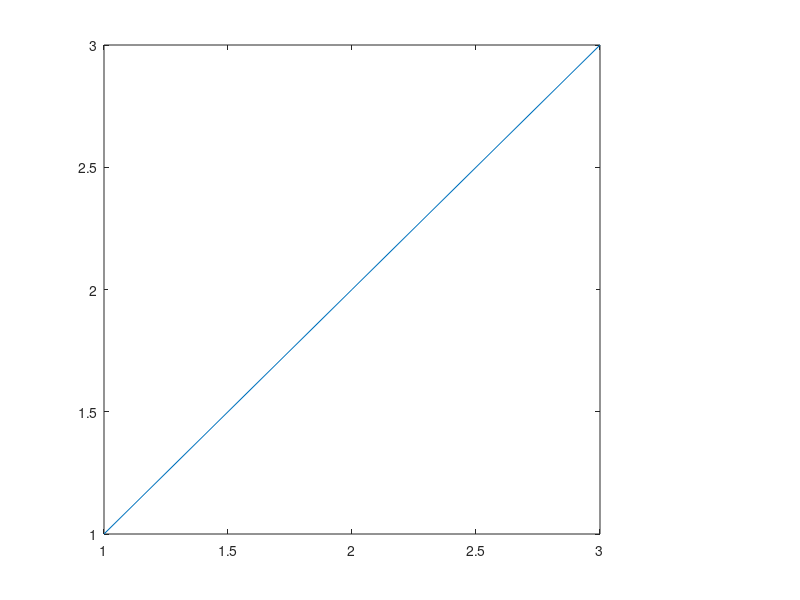

Here is the MATLAB script that generated this plot:
## 内部属性对照脚本（**宿主与浏览器共用同一份**）
##
## 为什么需要它：2026-09-24 的工作令（build/113/PLAN-next.md §3.1）曾把
## 「`isprop (gca, '__legend_handle__')` == 0」当成**我们的 toolkit 缺属性**。
## 一量就翻案：宿主**真** Octave 11.3.0（qt / fltk / gnuplot 三个 toolkit 各跑一遍）
## 的表与我们的 wasm **逐格相同**（67 个候选名 × 2 个生命周期阶段，0 处差异）。
## 原因是核心自己的机制，不是 toolkit 的：
##   · `__legend_handle__` / `__plotyy_axes__` / `__colorbar_handle__` 这些名字是
##     核心在**用它们的那一刻**由 `addproperty` 现加的（legend.m:286、plotyy.m、
##     colorbar.m）—— 没建过 legend 的 axes 上它们本就不存在；
##   · 所有读它们的核心代码都包了 `try/catch`（`__plt__.m:48`、`axes.m:147`、
##     `hdl2struct.m:96`、`__errplot__.m:263`），所以"读不到"是**预期路径**。
## 于是本脚本的作用变成**防腐**：把"我们的属性表 == 宿主的属性表"钉死，
## 将来谁动了 toolkit / reconfigure 把某个属性弄丢，这里当场红。
##
## 用法（两边都是它）：
##   宿主：  octave --no-gui --quiet --eval "graphics_toolkit('qt'); run('本文件')"
##   浏览器：test/browser/probe-internal-props.mjs 会写进 FS 再 run，并做差分
##
## 输出格式（一行一格，便于 diff）：
##   OCTVER <version()>
##   <阶段> <名字> fig=<0|1> ax=<0|1> line=<0|1> root=<0|1>
## 阶段 P1fresh = 新建图后的干净状态；P2after = 建过 legend/plotyy/colorbar 之后。

printf ('OCTVER %s\n', version ());

names = {'__appdata__', '__autopos_tag__', '__axes_handle__', '__colorbar_handle__', '__contour__', '__countour__', '__creator__', '__default_button_pan__', '__default_button_rotate__', '__default_button_text__', '__default_button_zoomin__', '__default_button_zoomout__', '__default_menu_', '__default_menu__Edit', '__default_menu__File', '__default_menu__Tools', '__default_toolbar__', '__default_toolbar_menu_', '__device_pixel_ratio__', '__dialog__', '__do_errplot__', '__errplot__', '__fltk_uigetfile__', '__focus__', '__foobar__', '__format__', '__former_units__', '__gl_extensions__', '__gl_renderer__', '__gl_vendor__', '__gl_version__', '__graphics_toolkit__', '__guidata__', '__init_', '__item_bouding_box__', '__legend_handle__', '__legend_watcher__', '__listeners__', '__modified__', '__mouse_mode__', '__movie_frame__', '__named_icon__', '__next_label_index__', '__next_line_style__', '__ok_cancel_btn__', '__orig_data__', '__original_looseinset__', '__original_units__', '__pan_mode__', '__peer_axes_position__', '__peer_objects__', '__plot_stream__', '__plotyy_axes__', '__printing__', '__quiver__', '__rotate_mode__', '__scatter__', '__stem__', '__subplotouterposition__', '__subplotposition__', '__subplotrcn__', '__total_num_children__', '__uisetfont_struct__', '__uiwait_state__', '__updating_layout__', '__vertical__', '__zoom_mode__'};

phases = {'P1fresh', 'P2after'};

for p = 1:2
  if (p == 2)
    ## 每个都单独 try：某个 toolkit 上没有某个对象时只记一行 ERR，不中断对照
    try, legend ('a'); catch e, printf ('ACTION_ERR legend %s\n', e.message); end_try_catch
    try, plotyy (1:3, 1:3, 1:3, 2*(1:3)); catch e, printf ('ACTION_ERR plotyy %s\n', e.message); end_try_catch
    try, colorbar (); catch e, printf ('ACTION_ERR colorbar %s\n', e.message); end_try_catch
  endif

  f = gcf ();
  a = gca ();
  h = plot (1:3);
  h = h(1);

  for k = 1:numel (names)
    printf ('%s %s fig=%d ax=%d line=%d root=%d\n', phases{p}, names{k}, ...
            isprop (f, names{k}), isprop (a, names{k}), isprop (h, names{k}), isprop (0, names{k}));
  endfor
endfor
